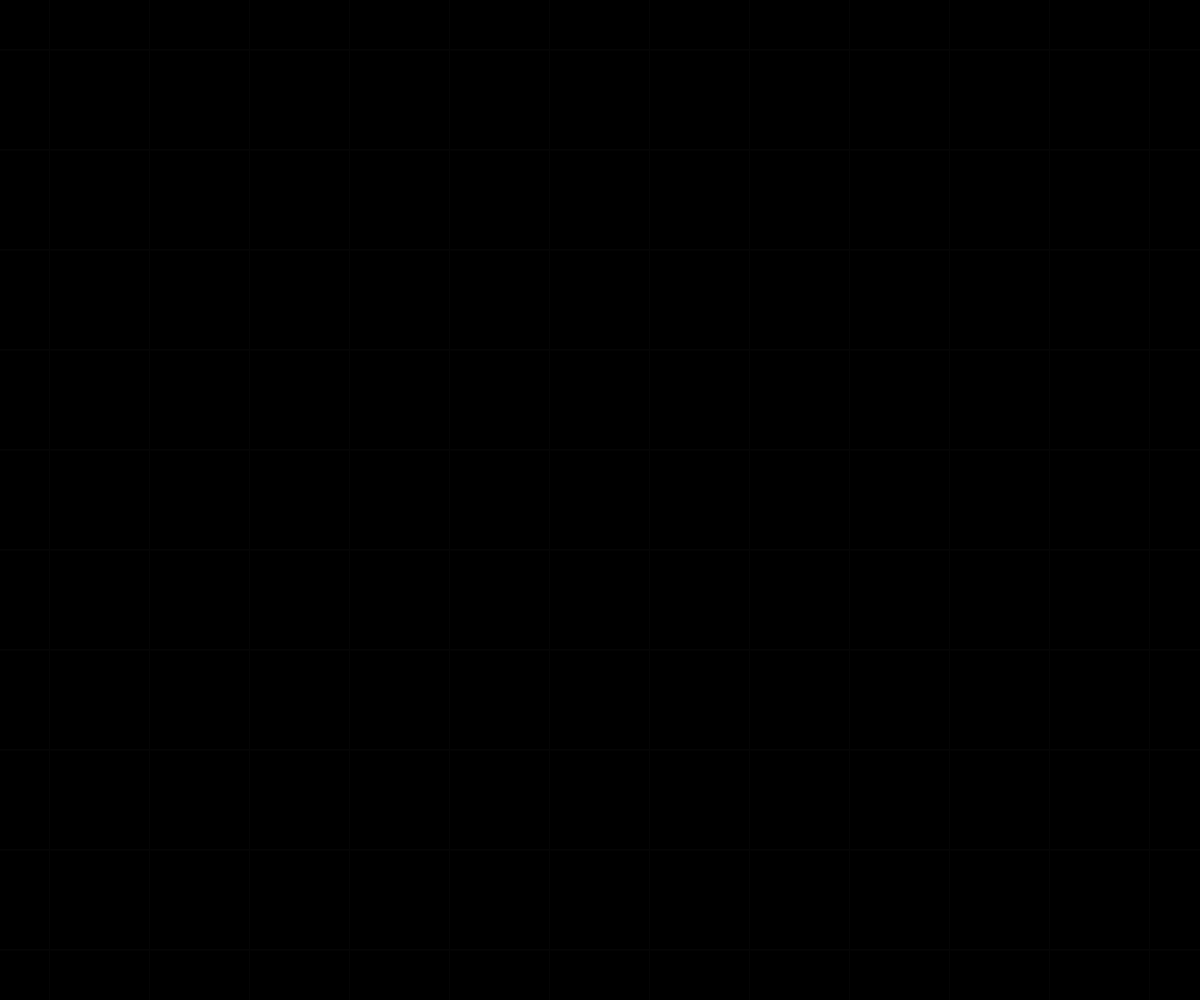
Frame 1 (no input)
Frame 60 (no input): identical to frame 1, image omitted
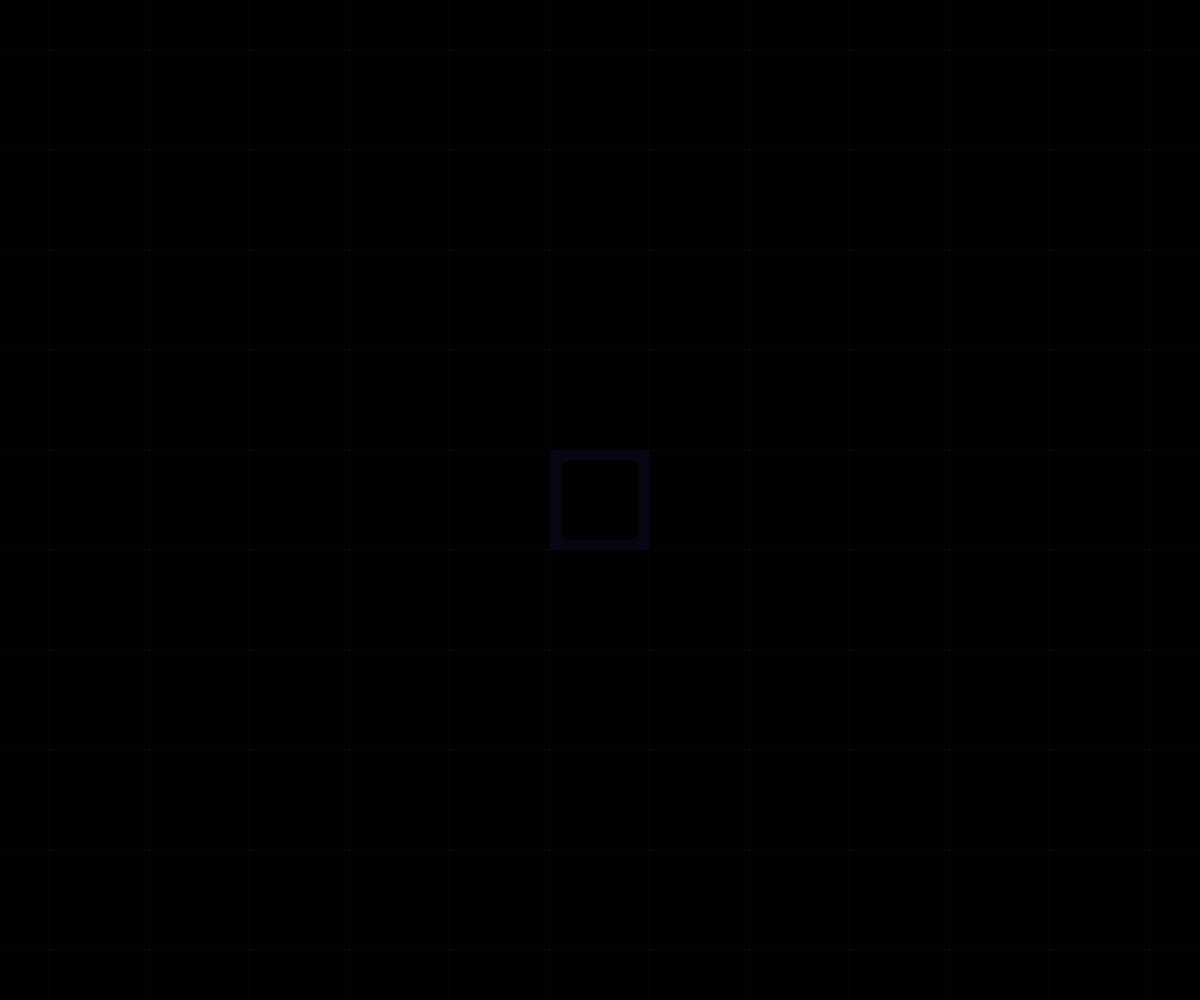
Frame 120 (the mouse pressed at the canvas centre since frame 60)

The p5.js sketch that drew these frames (run headless with seeded random() and noise() and a simulated clock; from frame 60 on, the mouse is pressed at the canvas centre):

// p5.js sketch
// ── sketch.js
let Black = 'rgb(0, 0, 0)';
let onBlack = 'rgb(6, 6, 20)';
let b = 'rgb(255, 255, 255)'; //background
let pixelSize = 100;
let pixelSpeed = 0.005; //0 to 1
let sw = 1; // stroke weight
let s = 'rgb(6,6,6)';

class vanishingPixel {
	constructor(x, y, size, vanishingSpeed = 0.1, progress = 0) {
		this.x = x;
		this.y = y;
		this.size = size;
		this.vanishingSpeed = vanishingSpeed;
		this.progress = progress;
		
		// vanish location
		this.vanishX = this.x;
		this.vanishY = this.y;
		
		this.shrinking = false;
	}
	 
	move() {
		if (this.progress <= 1 && this.shrinking) {
			this.progress += this.vanishingSpeed;
		} else if (!this.shrinking && this.progress > 0) {
			this.progress -= this.vanishingSpeed;
		} else if (!this.shrinking && this.progress <= 0) {
			this.progress = 0;
		} else {
			this.shrinking = false;
		}
	}
	
	setShrinking() {
		this.shrinking = true;
	}
	
	show() {
		let progressTimesPi = this.progress * Math.PI - Math.PI/2;
		progressTimesPi = (Math.sin(progressTimesPi) + 1)/2;
		let currentX = lerp(this.x, this.vanishX, progressTimesPi);
		let currentY = lerp(this.y, this.vanishY, progressTimesPi);
		let currentSize = lerp(this.size, 0, progressTimesPi);

        let currentRoundedness = lerp(0, this.size/2, progressTimesPi);
		rect(currentX, currentY, currentSize, currentSize, currentRoundedness);
	}
}

let gridPixels = [];

function setup() {
    rectMode(CENTER);
	createCanvas(windowWidth, windowHeight);
	background(b);
	for (let x = 0; x < width + pixelSize; x += pixelSize) {
		var tempYList = [];
		for (let y = 0; y < height + pixelSize; y += pixelSize) {
			tempYList.push(new vanishingPixel(x, y, pixelSize, pixelSpeed));
		}
		gridPixels.push(tempYList);
	}
    strokeWeight(sw);
    stroke(s);
    fill(Black);

    textSize(width/30);
}

function draw() {
	background(onBlack);
    text("remember", width/10, height/4);
    text("listen", width/2, height*3/4);
    text("learn", width*7/8, height/5);
	if (mouseIsPressed) {
		let x = Math.floor((mouseX+pixelSize/2)/pixelSize);
        let y = Math.floor((mouseY+pixelSize/2)/pixelSize);
        gridPixels[x][y].setShrinking();
	}
	for (let x = 0; x < width + pixelSize; x += pixelSize) {
        let xi = x/pixelSize;
		for (let y = 0; y < height + pixelSize; y += pixelSize) {
            let yi = y/pixelSize;
			let pixel = gridPixels[xi][yi];
            pixel.move();
			pixel.show();
		}
	}
    
}
